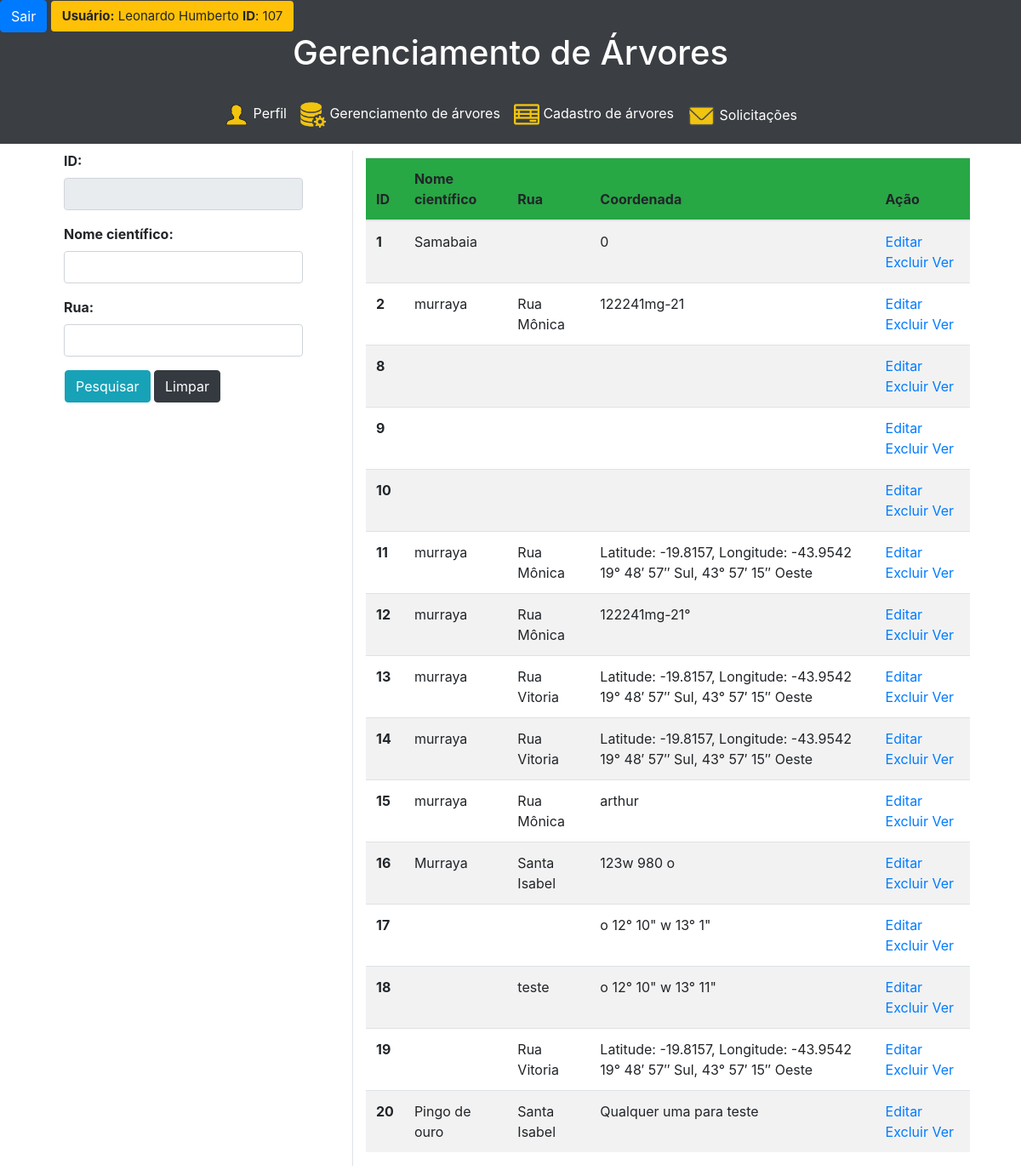
/user/gerenciamento_arvores.php (signed in), run on the app's committed database.
### tables this page shows
CREATE TABLE `arvore` (
  `IdArvore` int(11) UNSIGNED NOT NULL,
  `NomeCientifico` varchar(40) NOT NULL,
  `DistanciaLotes` float UNSIGNED NOT NULL,
  `DistanciaEsquinas` float UNSIGNED NOT NULL,
  `CondicaoFisicoSanitaria` varchar(7) NOT NULL,
  `AlturaPrimeiraBifurcacao` int(10) UNSIGNED NOT NULL,
  `CondicaoSistemaRadicular` varchar(17) NOT NULL,
  `LarguraCalcada` float UNSIGNED NOT NULL,
  `NumImovelProx` varchar(11) NOT NULL,
  `Poda` varchar(13) NOT NULL,
  `LocalPlantio` varchar(20) NOT NULL,
  `CordGeo` varchar(100) NOT NULL,
  `Altura` float UNSIGNED NOT NULL,
  `Toxidez` varchar(10) NOT NULL,
  `DistanciaOutraArvore` float UNSIGNED NOT NULL,
  `AcaoRecomendada` varchar(20) NOT NULL,
  `PavimentacaoCalcada` varchar(20) NOT NULL,
  `DistanciaGaragens` float UNSIGNED NOT NULL,
  `Rua` char(50) NOT NULL,
  `Habito` varchar(30) NOT NULL,
  `Familia` varchar(30) NOT NULL,
  `DistanciaPostes` float NOT NULL,
  `NomePopular` char(40) NOT NULL,
  `Origem` varchar(30) NOT NULL,
  `observacao` varchar(300) NOT NULL
);

### user/gerenciamento_arvores.php (the view, shortened to what this page needs)
<!doctype html>
<html lang="pt-br">
<head>
    <link rel="stylesheet" type="text/css" href="../css/gerencia_arvores_estilo2.css">
    <link rel="stylesheet" href="https://stackpath.bootstrapcdn.com/bootstrap/4.3.1/css/bootstrap.min.css">
</head>
<body>
    <?php include('statusSession.php');   ?>
    <div class="top-total">
        <div class="navegacao">
            <h1> Gerenciamento de Árvores </h1>
        </div>
        <?php include('navbar.php'); ?>
    </div>
    <div class="container row mx-auto">
        <div class="pesquisa-form form-group bloco-form col-md-4 mt-2  border-right ">
            <form action="gerenciamento_arvores.php" method="POST">
                <div class="form-group  col-md-11 col-sm-9  ">
                    <label for="ID"><b> ID:</b></label>
                    <input class="form-control" type="number" name="ID" disabled>
                </div>
                <div class="form-group col-md-11 col-sm-9">
                    <label for="Especie"><b>Nome científico:</b></label>
                    <input class="form-control" type="text" name="Especie">
                </div>
                <div class="form-group col-md-11 col-sm-9 ">
                    <label for="rua"><b>Rua:</b></label>
                    <input type="text" class="form-control" name="rua">
                </div>
                <div class="ml-3">
                    <input type="submit" name="pesquisa" class="btn btn-info" value="Pesquisar">
                    <input type="reset" class="btn btn-dark" value="Limpar">
                </div>
            </form>
        </div>
        <?php
        if (!isset($_POST['pesquisa'])) {
            require_once('../00 - BD/bd_conexao.php');
            $sql = " SELECT IdArvore, NomeCientifico, Rua, CordGeo FROM arvore ";
            $resultado = $con->query($sql) or die("Erro ao se conectar com o Banco.");
            ?>
            <div class="col-md-8 mt-3 table table-responsive">
                <table class="table table-striped  ">
                    <thead>
                        <tr class="bg-success">
                            <th scope="col">ID</th>
                            <th scope="col">Nome científico</th>
                            <th scope="col">Rua</th>
                            <th scope="col">Coordenada</th>
                            <th scope="col">Ação</th>
                        </tr>
                    </thead>
                    <tbody>
                        <?php
                            while ($informacaoArvore = mysqli_fetch_object($resultado)) { ?>
                            <tr>
                                <th scope="row"><?php echo $informacaoArvore->IdArvore; ?></th>
                                <td> <?php echo $informacaoArvore->NomeCientifico; ?></td>
                                <td><?php echo $informacaoArvore->Rua; ?></td>
                                <td><?php echo $informacaoArvore->CordGeo; ?></td>
                                <td>
                                    <a href="formulario.php?id=<?php echo $informacaoArvore->IdArvore; ?>"> Editar </a>
                                    <a href="excluirArvore.php?id=<?php echo $informacaoArvore->IdArvore; ?>"> Excluir </a>
                                    <a href="formulario.php?id=<?php echo $informacaoArvore->IdArvore; ?>"> Ver </a>
                                </td>
                            </tr>
                        <?php
                            }
                            ?>
                    </tbody>
                </table>
            <?php
            }
            ?>
            </div>
</body>
</html>

### user/statusSession.php (shortened to what this page needs)
<div class="sair">
	<button type="button" class="btn btn-primary" data-toggle="modal" data-target="#logoutModal">
		Sair
	</button>
	<span class="btn badge-warning" style="font-size: 15px;">
		<b>Usuário:</b> <?php echo  $_SESSION['validarSessao'];  ?> <b>ID</b>: <?php echo $_SESSION['IdUsu']; ?>
	</span>
</div>

### user/navbar.php (shortened to what this page needs)
<head>
    <link rel="stylesheet" type="text/css" href="../css/css_navbar.css">
</head>
<nav class="navbar navbar-expand-md navbar-dark  " style="background:#3b3e42;">
    <div class="collapse navbar-collapse  " id="navbarTogglerDemo03">
        <ul class="navbar-nav mx-auto mt-2 mt-lg-0 nav ">
            <li class="nav-item active">
                <a class="nav-link opc1" href="perfil.php"><img src="../img/perfil.png" alt="home" height="30px" width="30px"> Perfil </a>
            </li>
            <li class="nav-item active">
                <a class="nav-link opc1" href="gerenciamento_arvores.php"><img src="../img/gerenciamento_informacoes.png" alt="erroImg" height="30px" width="30px"> Gerenciamento de árvores</a>
            </li>
            <li class="nav-item active">
                <a class="nav-link opc1 " href="cadastro_arvores.php"> <img src="../img/cadastro.png" alt="cadastro" height="30px" width="30px"> Cadastro de árvores</a>
            </li>
            <li class="nav-item active">
                <a class="nav-link opc1 " href="solicitacoes.php"> <img src="../img/mensagem1.png" alt="solicitacoes" height="33px" width="33px"> Solicitações</a>
            </li>
        </ul>
    </div>
</nav>

### css/gerencia_arvores_estilo2.css (style rules this page uses)
form { margin: 0px auto; background: white; }
.navegacao { text-align: center; align-items: center; display: flex; flex-direction: row; flex-wrap: wrap; justify-content: center; background-color: #3b3e42; padding-bottom: 10px; }
h1 { color: #fff; }
.sair { float: letf; background-color: #3b3e42; }
a { text-decoration: none; }

### data on the page
arvore: IdArvore "1", NomeCientifico "Samabaia", CordGeo "0"
arvore: IdArvore "2", NomeCientifico "murraya", Rua "Rua Mônica", CordGeo "122241mg-21"
arvore: IdArvore "8"
arvore: IdArvore "9"
arvore: IdArvore "10"
arvore: IdArvore "11", NomeCientifico "murraya", Rua "Rua Mônica", CordGeo "Latitude: -19.8157, Longitude: -43.9542 19° 48′ 57″ Sul, 43° 57′ 15″ Oeste"
arvore: IdArvore "12", NomeCientifico "murraya", Rua "Rua Mônica", CordGeo "122241mg-21°"
arvore: IdArvore "13", NomeCientifico "murraya", Rua "Rua Vitoria", CordGeo "Latitude: -19.8157, Longitude: -43.9542 19° 48′ 57″ Sul, 43° 57′ 15″ Oeste"
arvore: IdArvore "14", NomeCientifico "murraya", Rua "Rua Vitoria", CordGeo "Latitude: -19.8157, Longitude: -43.9542 19° 48′ 57″ Sul, 43° 57′ 15″ Oeste"
arvore: IdArvore "15", NomeCientifico "murraya", Rua "Rua Mônica", CordGeo "arthur"
arvore: IdArvore "16", NomeCientifico "Murraya", Rua "Santa Isabel", CordGeo "123w 980 o"
arvore: IdArvore "17", CordGeo "o 12° 10\" w 13° 1\""
arvore: IdArvore "18", Rua "teste", CordGeo "o 12° 10\" w 13° 11\""
arvore: IdArvore "19", Rua "Rua Vitoria", CordGeo "Latitude: -19.8157, Longitude: -43.9542 19° 48′ 57″ Sul, 43° 57′ 15″ Oeste"
arvore: IdArvore "20", NomeCientifico "Pingo de ouro", Rua "Santa Isabel", CordGeo "Qualquer uma para teste"

### other printed values
$_SESSION['validarSessao'] "Leonardo Humberto"
$_SESSION['IdUsu'] "107"
